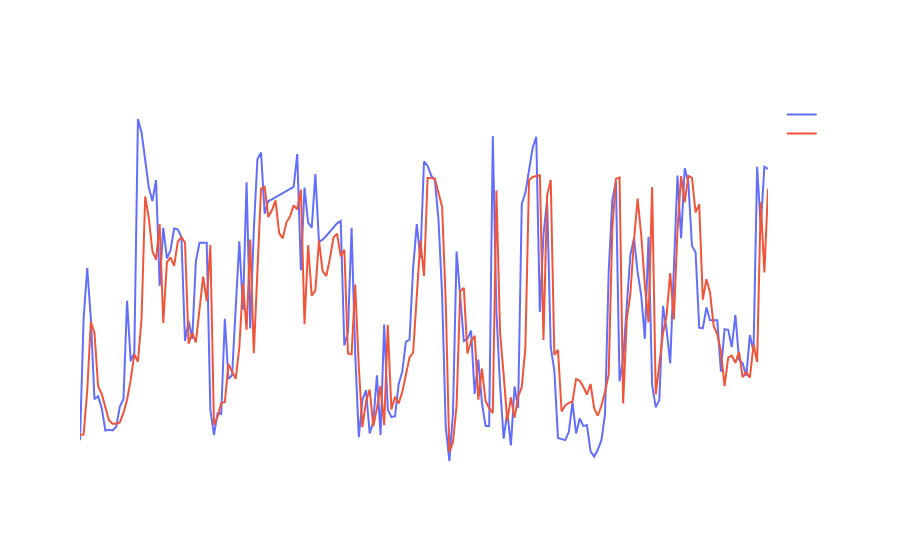

This figure's notebook cell:
### Code cell
# Create figure
fig_model = go.Figure()

# Add traces
fig_model.add_trace(
    go.Scatter(x=Y_teste_2.index, y=Y_teste_2, name="Observado", mode='lines')
)

# Add traces
fig_model.add_trace(
    go.Scatter(x=preds.index, y=preds, name="Forecast", mode='lines')
)

# Add figure title
fig_model.update_layout(
    title_text="LSTM - Predito X Observado",
                  paper_bgcolor='rgba(0,0,0,0)',plot_bgcolor='rgba(0,0,0,0)', font_color="White")

# Set x and y-axis title
fig_model.update_xaxes(title_text="<b> Date </b>", showgrid=False,showline=True)
fig_model.update_yaxes(title_text="<b> % </b>", showgrid=False,showline=True)
# Set x-axis title
fig_model.update_xaxes(title_text="Data")
fig_model.show()

### Figure 1 — Plotly figure (JSON) as saved in the notebook; plotly's stock layout.template omitted (floating-point values rounded to 4 significant figures; data arrays with more than 128 entries replaced by an {"elided": "..."} marker saying what was removed)
{"data": [{"mode": "lines", "name": "Observado", "type": "scatter", "x": {"elided": "191 str values"}, "y": {"elided": "191 float values"}}, {"mode": "lines", "name": "Forecast", "type": "scatter", "x": {"elided": "191 str values"}, "y": {"elided": "191 float values"}}], "layout": {"font": {"color": "White"}, "paper_bgcolor": "rgba(0,0,0,0)", "plot_bgcolor": "rgba(0,0,0,0)", "title": {"text": "LSTM - Predito X Observado"}, "xaxis": {"showgrid": false, "showline": true, "title": {"text": "Data"}}, "yaxis": {"showgrid": false, "showline": true, "title": {"text": "<b> % </b>"}}}}
